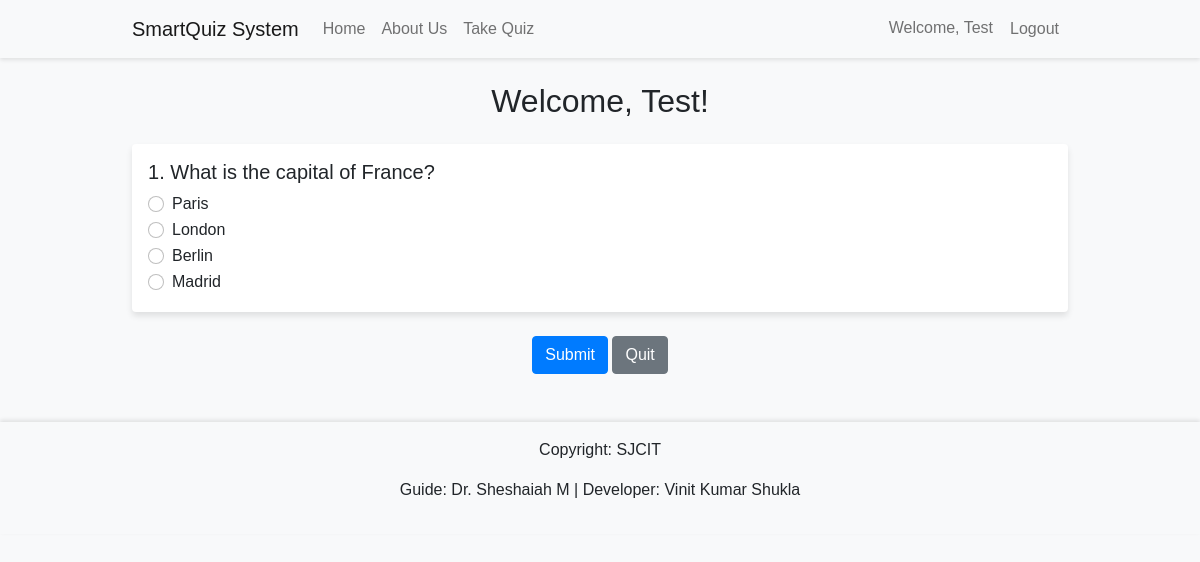
/quiz/ (signed in), run on the app's committed database.
### quiz/models.py (models this page shows)
class Question(models.Model):
    text = models.CharField(max_length=200)
    difficulty = models.IntegerField(default=1)

class Choice(models.Model):
    question = models.ForeignKey(Question, on_delete=models.CASCADE)
    text = models.CharField(max_length=200)
    is_correct = models.BooleanField(default=False)

### quiz/views.py (the view, shortened to what this page needs)
# urls.py: path('quiz/', views.quiz, name='quiz'),
@login_required
@require_http_methods(["GET", "POST"])
def quiz(request):
    progress, created = UserProgress.objects.get_or_create(user=request.user)
    total_questions = 5  # Total number of questions per quiz
    all_questions = Question.objects.filter(difficulty__lte=progress.level)
    if all_questions.exists():
        current_question = all_questions[progress.current_question_index % len(all_questions)]
        return render(request, 'quiz.html', {
            'question': current_question,
            'question_number': progress.current_question_index + 1,
            'total_questions': total_questions
        })
    else:
        messages.error(request, "No questions available at your level.")
        return redirect('home')

### quiz/templates/quiz.html (shortened to what this page needs)
{% extends 'base.html' %}
{% block content %}
<h2 class="text-center mb-4">Welcome, {{ user.username }}!</h2>
<form method="post">
    <div class="card mb-4">
        <div class="card-body">
            <h5 class="card-title">{{ question_number }}. {{ question.text }}</h5>
            {% for choice in question.choice_set.all %}
                <div class="form-check">
                    <input class="form-check-input" type="radio" name="answer" id="choice_{{ choice.id }}" value="{{ choice.id }}" required>
                    <label class="form-check-label" for="choice_{{ choice.id }}">
                        {{ choice.text }}
                    </label>
                </div>
            {% endfor %}
        </div>
    </div>
    <div class="text-center">
        <button type="submit" class="btn btn-primary">Submit</button>
        <a href="{% url 'home' %}" class="btn btn-secondary">Quit</a>
    </div>
</form>
{% endblock %}

### quiz/templates/base.html (shortened to what this page needs)
<!DOCTYPE html>
<html lang="en">
<head>
    <link href="https://cdn.jsdelivr.net/npm/bootstrap@5.1.3/dist/css/bootstrap.min.css" rel="stylesheet">
    <link rel="stylesheet" href="/static/css/styles.css">
</head>
<body>
    <nav class="navbar navbar-expand-lg navbar-light bg-light">
        <div class="container">
            <a class="navbar-brand" href="{% url 'home' %}">SmartQuiz System</a>
            <div class="collapse navbar-collapse" id="navbarNav">
                <ul class="navbar-nav me-auto">
                    <li class="nav-item">
                        <a class="nav-link" href="{% url 'home' %}">Home</a>
                    </li>
                    <li class="nav-item">
                        <a class="nav-link" href="{% url 'about' %}">About Us</a>
                    </li>
                    {% if user.is_authenticated %}
                        <li class="nav-item">
                            <a class="nav-link" href="{% url 'quiz' %}">Take Quiz</a>
                        </li>
                    {% endif %}
                </ul>
                <ul class="navbar-nav">
                    {% if user.is_authenticated %}
                        <li class="nav-item">
                            <span class="nav-link">Welcome, {{ user.username }}</span>
                        </li>
                        <li class="nav-item">
                            <form method="POST" action="{% url 'logout' %}">
                                <button type="submit" class="btn btn-link nav-link">Logout</button>
                            </form>
                        </li>
                    {% endif %}
                </ul>
            </div>
        </div>
    </nav>
    <div class="container mt-4">
        {% block content %}
        {% endblock %}
    </div>
    <footer class="mt-5 py-3 bg-light text-center">
        <div class="container">
            <p>Copyright: SJCIT</p>
            <p>Guide: Dr. Sheshaiah M | Developer: Vinit Kumar Shukla</p>
        </div>
    </footer>
</body>
</html>

### static/css/styles.css (style rules this page uses)
body { font-family: Arial, sans-serif; background-color: #f8f9fa; }
.navbar { box-shadow: 0 2px 4px rgba(0,0,0,.1); }
.container { max-width: 960px; }
.card { border: none; box-shadow: 0 4px 6px rgba(0,0,0,.1); transition: all 0.3s ease; }
.btn-primary { background-color: #007bff; border-color: #007bff; }
footer { box-shadow: 0 -2px 4px rgba(0,0,0,.1); }

### data on the page
Question: text "What is the capital of France?"
Choice: text "Paris"
Choice: text "London"
Choice: text "Berlin"
Choice: text "Madrid"

### other printed values
{{ user.username }} "Test"
{{ question_number }} "1"
